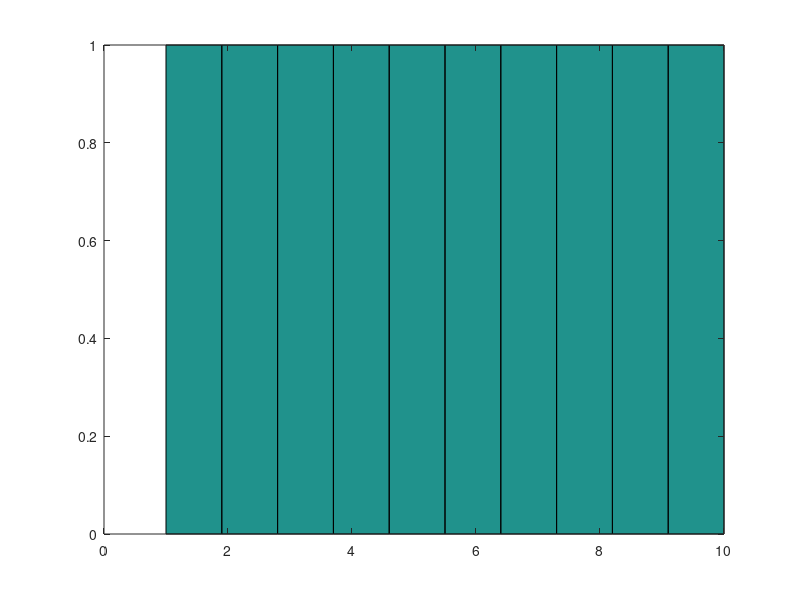

This chart was generated by the following MATLAB code: (Note: this script raises an error after producing the figure.)
%% Lesson 4a: Functions
%
% Objectives:
% - Explore MATLAB's function-calling syntax and semantics.
% - Explore anonymous functions.
% - Explore local functions.
% - Explore regular functions.
clear; clc; close all;

%% Functions
% Functions in any programming language are the means of abstraction.
% In functional programming, they are a fundamental structure with the
% power to build any complex form. In imperative and scientific computing,
% functions are useful to prevent code duplication and improve
% maintainability.
%
% There are a few varieties of MATLAB, each of which has very different
% syntax and semantics, so buckle up!
%
% (Insider information from MathWorks: MATLAB is working on
% improving the support/accesibility of functional programming! So there
% may be some improvements in the near future!)
%
% Note: this lecture was heavily modified by a functional-programming fan!

%% Using functions
% All functions are called (invoked) in the same manner: by using the
% function's name followed by the list of parameters with which to invoke
% the function.
z = zeros(1, 3);
mean([1, 2, 3, 4, 5]);

% Functions may have optional parameters, and they may behave differently
% when called with different inputs (polymorphism) or when different
% numbers of outputs are expected. They may also return zero, one, or 
% multiple values.
size1 = size(z);
size2 = size(z, 2);     % optional second parameter

hist(1:10);             % displays a historgram
a = hist(1:10);         % stores a histogram into the variable a, and does
                        % not display a histogram

[r1, r2] = HelloWorld("Jon", "Lam");    % Function returning multiple
                        % values (HelloWorld defined later in file)

% There is a second way that you've seen to call functions, called "command
% syntax." These are translatable to the regular function syntax. Any
% textual arguments in this syntax will be interpreted as strings, which is
% similar to UNIX sh commands arguments (hence "command" syntax).
clear a b;              % clear("a", "b")
close all;              % close("all")
mkdir test;             % mkdir("test")
rmdir test;             % rmdir("test")

% Note that if a function takes no arguments, the parentheses may also be
% omitted. (This is not true for anonymous functions, as we will see.)
clc;                    % clc()
figure;                 % figure()

%% Anonymous functions
% Anonymous functions are defined with the following syntax:
%
% @(arg1, arg2, ...) fun_body
%
% These allow us to conveniently define functions inline, and perform some
% functional programming capabilities. In other programming languages, they
% may be known as "arrow functions" or "lambda functions."
cube = @(x) x.^3;
parabaloid = @(x, y) x.^2 + y.^2;

% Call these functions like any other function.
cube(3);
parabaloid(3, 4);

% As the name suggests, anonymous functions don't have to be assigned
% names; by themselves, they are "function values" or "function
% expressions" and can be handled like any other expression. (I.e.,
% "first-class" functions). Usually, we assign it to a variable to name it,
% just as we do for most useful expressions.
@(x) x.^3;
cube_fnval = ans;

% Anonymous functions can capture variables from the surrounding scope.
% They may exist anywhere an expression may exist (e.g., within the body of
% another function).
outside_variable = 3;
capture_fn = @() outside_variable;
outside_variable = 4;

capture_fn;                     % What will this return?
capture_fn();                   % What will this return?

% Lexical scoping and closures apply! This allows for some degree of
% functional programming (e.g., function currying).
curried_sum = @(x) @(y) x + y;
add_two = curried_sum(2);
add_two(5);                     % The binding x <- 2 is captured in
                                % add_two's lexical closure

% add_two(2)(5)                 % Can't do this due to MATLAB's syntax,
                                % just like how you can't double-index
                                % an expression

%% Example: Higher-order functions
% An example of passing functions around like any other variable.
% (Functions that accept other functions as parameters or return a function
% are called "higher-order functions.")
%
% In this example, compose is the function composition operator.
% compose(f,g) = (f o g). It is a HOF because it takes two functions as
% parameters, and it returns a function.
compose = @(f, g) @(x) f(g(x));
add_three = @(x) x + 3;
times_four = @(x) x * 4;
x_times_four_plus_three = compose(add_three, times_four);

x = 0:10;
y = x_times_four_plus_three(x);
plot(x, y);
grid on;

%% Normal Functions
% "Normal functions" (so-called because they were the first type of
% function in MATLAB) are defined using the syntax shown below, and are
% invoked in the same way as anonymous functions.
%
% Note that normal functions cannot be passed around as variables, and this
% makes a functional-programming style impossible using normal functions.
%
% Unlike anonymous functions, normal functions may include multiple
% statements, may return multiple values, are invoked if appearing in an
% expression without parentheses (unless you use a function handle), and 
% do not capture variables from the surrounding scope/workspace.
%
% There are two types of normal functions: "public" normal functions, which
% must be placed at the beginning of a *.m file with the same name as the
% function, or local/private normal functions, which may appear at the end
% of a *.m file (after anything that is not a function). Both types of
% normal functions must appear after any statements in the file; in other
% words, a file defining a non-local function can only contain a list of
% function definitions, the first of is public and the rest of which are
% private. As the name suggests, local functions are only in scope in the
% file in which they are defined, whereas public functions may be
% accessible if they are on the MATLAB path.
%
% You don't need to understand all this right now; this brief explanation 
% and the MATLAB documentation can serve as a reference for your future 
% MATLAB endeavors.

%% The MATLAB Path
% In order to call a public function defined in another file, the function
% file must be in the current folder or on the MATLAB path.
matlabpath;                 % Print out MATLAB path

%% Invoking regular functions
% Note that this section is before the local function definition because
% the local function must be defined after all statements in the script.
%
% eye() is a builtin function. Here we call it with no arguments, so the
% first argument's value defaults to 1.
% distance() is a public function defined in the file distance.m
% HelloWorld() is a local function defined below
eye;
distance(3, 4);
HelloWorld("Jon", "Lam");   % Invoking HelloWorld and ignoring outputs

%% Defining a local function
function [res1, res2] = HelloWorld(name1, name2)
    fprintf("Hello, world! %s %s\n", name1, name2);
    res1 = 3;
    res2 = [5 6];
end

%% Other fun stuff:
% Function handles
% `feval` on function handles and strings
% Double-indexing using functions
% Viewing source code using `edit`
